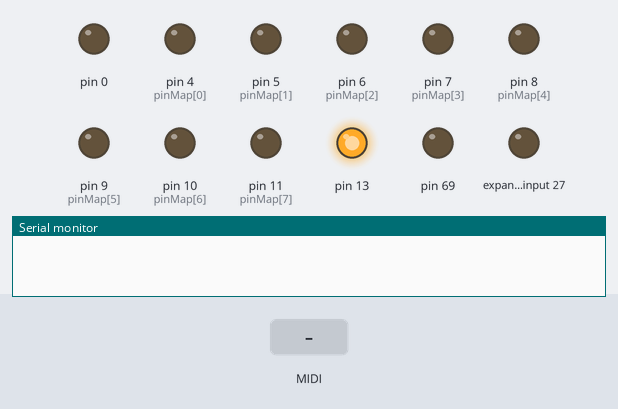
A sketch run on a simulated Teensy 4. Parts: output pins drawn as LEDs (lit = HIGH), the last lines printed to the serial monitor. Inputs (shaded band) come from the test bench.

Above: at 1.2 s.
1.3 s: MIDI note 36 received
At 1.45 s:
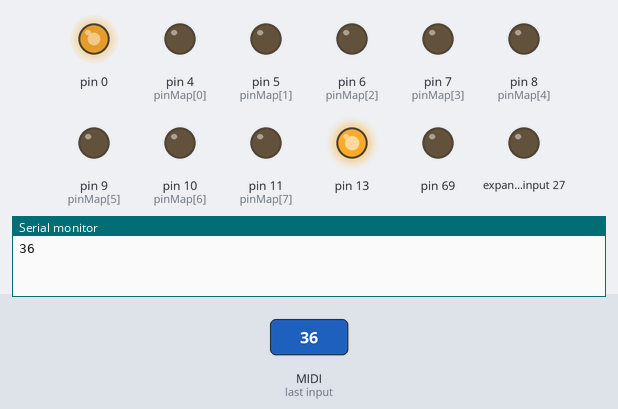
3.1 s: MIDI note 48 received
At 3.25 s:
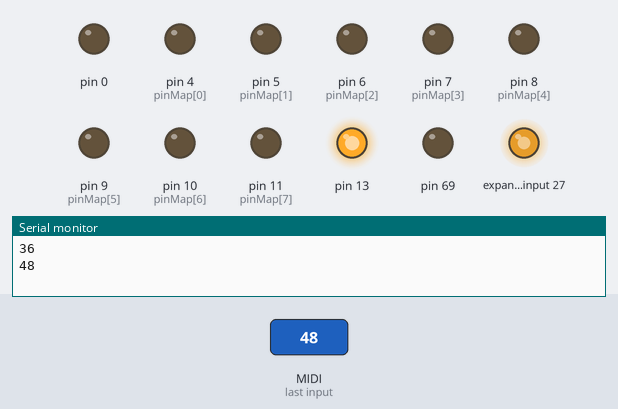
4.9 s: MIDI note 67 received
At 5.05 s:
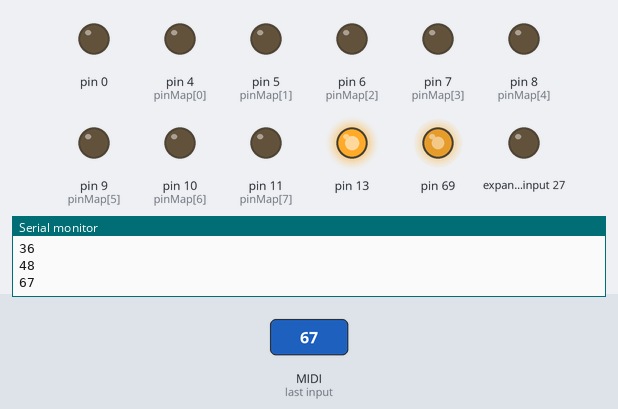
Timing chart, 0 to 7.9 s (numbered marks = the images above; inputs shaded):
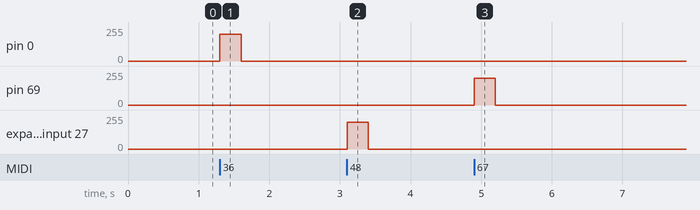

The sketch:

Transistor_Board_V2.ino
```cpp
byte my_buffer[128] = {};
int result;
float exponentionalize;


byte b2;
byte pinMap[] = {4, 5, 6, 7, 8, 9, 10, 11};

void setup() {

  analogWriteResolution(14);
  analogWriteFrequency(1, 18384);

  pinMode(13, OUTPUT);
  digitalWrite(13, HIGH);

  usbMIDI.setHandleNoteOn(OnNoteOn);
  usbMIDI.setHandleNoteOff(OnNoteOff);
  usbMIDI.setHandleControlChange(myControlChange);

  for (int i=0; i<8; i++) {
    pinMode(pinMap[i], OUTPUT);
  }
}

void loop() {

  usbMIDI.read();

}

void OnNoteOn(byte channel, byte note, byte vel) {
  analogWrite(pinMap[note - 1], vel * 128);
  Serial.println(note);
}

void OnNoteOff(byte channel, byte note, byte vel) {
  analogWrite(pinMap[note - 1], 0);
}

void myControlChange(byte channel, byte control, byte value) {

  if (channel == 1) {

    if (control >= 64) {
      b2 = value;
      //Serial.println(">64");
    } else {
      result = (value << 7) | b2;
      exponentionalize = pow((float)result / 16383, 3);
      analogWrite(pinMap[control - 1], exponentionalize * 16383);
      //Serial.print("result ---"); Serial.print(result ); Serial.println();
    }
  } else if (channel == 2) {
    analogWrite(pinMap[control - 1], value * 127);
  }
}
```

Measured:
- after the input at 1.3 s, pin 0: 0/255 → 199/255 at once, → 0/255 0.30 s later
- after the input at 3.1 s, expander input 27: 0/255 → 199/255 at once, → 0/255 0.30 s later
- after the input at 4.9 s, pin 69: 0/255 → 199/255 at once, → 0/255 0.30 s later
